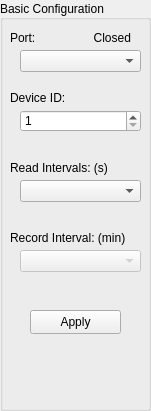
   <widget class="QGroupBox" name="groupBoxBasicConfiguration">
    <property name="geometry">
     <rect>
      <x>10</x>
      <y>0</y>
      <width>151</width>
      <height>411</height>
     </rect>
    </property>
    <property name="layoutDirection">
     <enum>Qt::LeftToRight</enum>
    </property>
    <property name="title">
     <string>Basic Configuration</string>
    </property>
    <property name="alignment">
     <set>Qt::AlignLeading|Qt::AlignLeft|Qt::AlignVCenter</set>
    </property>
    <widget class="QLabel" name="label">
     <property name="geometry">
      <rect>
       <x>10</x>
       <y>30</y>
       <width>131</width>
       <height>16</height>
      </rect>
     </property>
     <property name="text">
      <string>Port:</string>
     </property>
    </widget>
    <widget class="QComboBox" name="comboBoxPort">
     <property name="geometry">
      <rect>
       <x>20</x>
       <y>50</y>
       <width>121</width>
       <height>22</height>
      </rect>
     </property>
    </widget>
    <widget class="QLabel" name="label_2">
     <property name="geometry">
      <rect>
       <x>10</x>
       <y>90</y>
       <width>131</width>
       <height>16</height>
      </rect>
     </property>
     <property name="text">
      <string>Device ID:</string>
     </property>
    </widget>
    <widget class="QLabel" name="label_3">
     <property name="geometry">
      <rect>
       <x>10</x>
       <y>160</y>
       <width>131</width>
       <height>16</height>
      </rect>
     </property>
     <property name="text">
      <string>Read Intervals: (s)</string>
     </property>
    </widget>
    <widget class="QComboBox" name="comboBoxReadInterval">
     <property name="geometry">
      <rect>
       <x>20</x>
       <y>180</y>
       <width>121</width>
       <height>22</height>
      </rect>
     </property>
    </widget>
    <widget class="QLabel" name="label_4">
     <property name="geometry">
      <rect>
       <x>10</x>
       <y>230</y>
       <width>131</width>
       <height>16</height>
      </rect>
     </property>
     <property name="text">
      <string>Record Interval: (min)</string>
     </property>
    </widget>
    <widget class="QComboBox" name="comboBoxRecordInterval">
     <property name="enabled">
      <bool>false</bool>
     </property>
     <property name="geometry">
      <rect>
       <x>20</x>
       <y>250</y>
       <width>121</width>
       <height>22</height>
      </rect>
     </property>
    </widget>
    <widget class="QPushButton" name="pushButtonApply">
     <property name="geometry">
      <rect>
       <x>30</x>
       <y>310</y>
       <width>91</width>
       <height>24</height>
      </rect>
     </property>
     <property name="text">
      <string>Apply</string>
     </property>
    </widget>
    <widget class="QLabel" name="labelPortStatus">
     <property name="geometry">
      <rect>
       <x>70</x>
       <y>30</y>
       <width>61</width>
       <height>16</height>
      </rect>
     </property>
     <property name="text">
      <string>Closed</string>
     </property>
     <property name="alignment">
      <set>Qt::AlignRight|Qt::AlignTrailing|Qt::AlignVCenter</set>
     </property>
    </widget>
    <widget class="QSpinBox" name="spinBoxDeviceId">
     <property name="geometry">
      <rect>
       <x>20</x>
       <y>110</y>
       <width>121</width>
       <height>22</height>
      </rect>
     </property>
     <property name="alignment">
      <set>Qt::AlignLeading|Qt::AlignLeft|Qt::AlignVCenter</set>
     </property>
     <property name="minimum">
      <number>1</number>
     </property>
     <property name="maximum">
      <number>255</number>
     </property>
     <property name="value">
      <number>1</number>
     </property>
    </widget>
   </widget>
